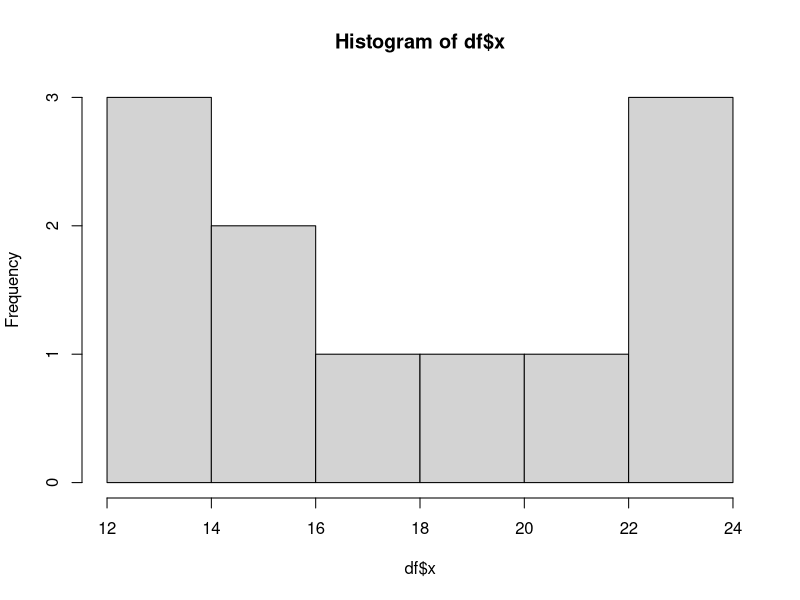
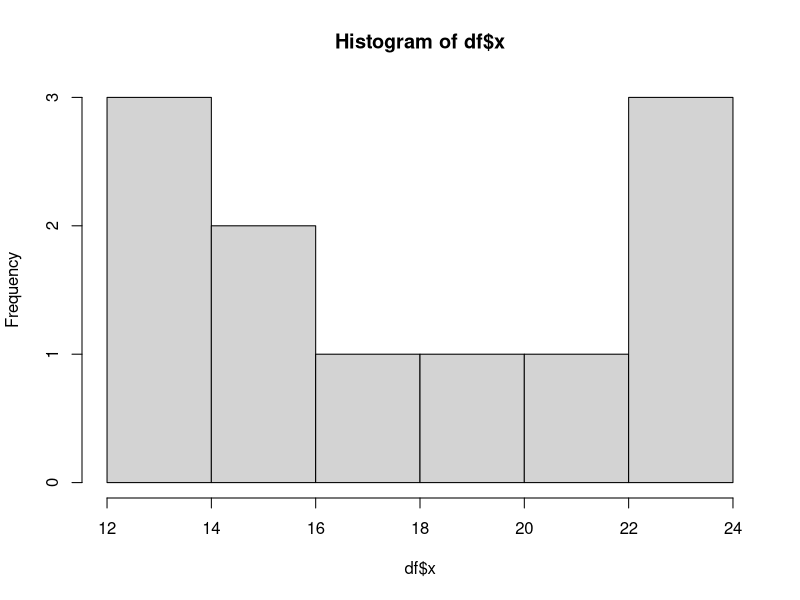
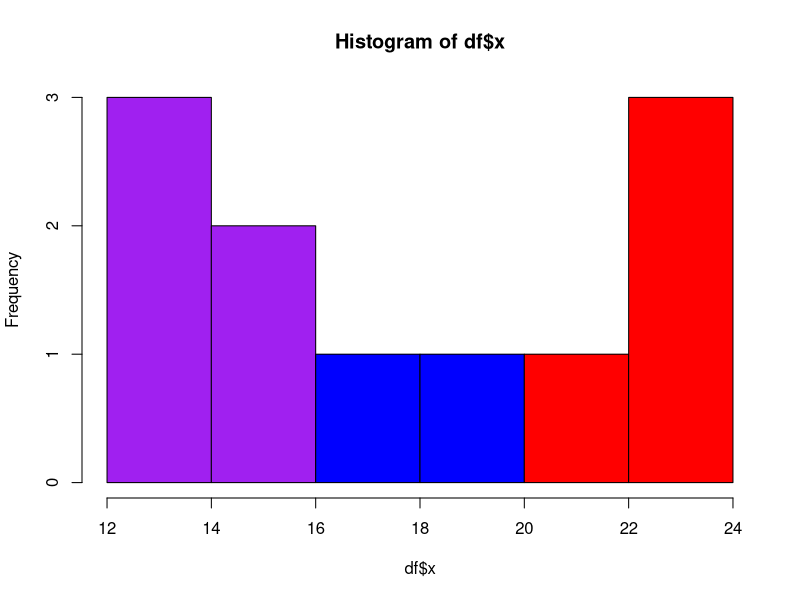
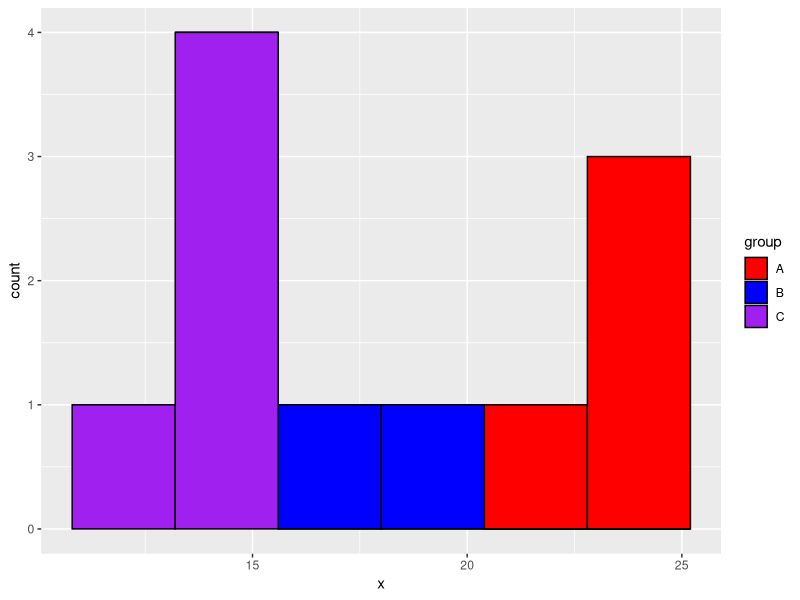

The R source for these figures, in order:
# histogram with different colors in base R
# create data frame
df <- data.frame(x=c(12, 14, 14, 15, 15, 17, 19, 22, 23, 23, 24))

# create histogram
hist(df$x)

# define histogram break points
hist_breaks <- hist(df$x)$breaks
hist_breaks

# define colors to use in histogram based on break points
color_list <- rep("red", length(hist_breaks))
color_list

color_list[hist_breaks < 20] <- "blue"
color_list[hist_breaks < 16] <- "purple"

# create histogram with custom colors
hist(df$x, col = color_list)
color_list

# histogram with different colors in ggplot2
library("ggplot2")
# create data frame
df <- data.frame(x=c(12, 14, 14, 15, 15, 17, 19, 22, 23, 23, 24))
df

# create grouping variable
df$group <-  ifelse(df$x < 16, "C", ifelse(df$x < 20, "B", "A"))

# view data frame
df

# create histograme with custom colors
ggplot(df, aes(x, fill=group)) +
  geom_histogram(bins = 6, color="black") +
  scale_fill_manual(values = c("A" = "red", 
                               "B" = "blue", 
                               "C" = "purple"))
